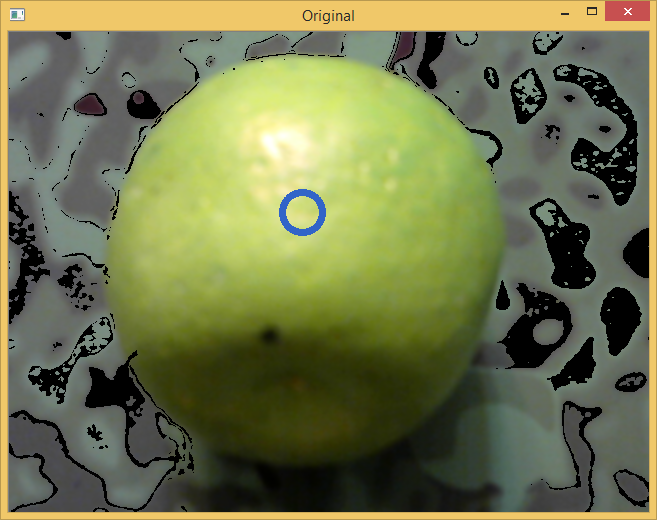
//> input picture ITMO/master86/master86/master86/pictures/green.png, 657 x 520 px, given in place of the camera
$ ./Main   (built with g++ and OpenCV 4)
//> lines starting //> are read from the running program, lines starting //| are printed output that depends on the picture; after the words box and inside, x2 and y2 are one past the last pixel; in counts of white or black regions, pixels touching at a corner belong together

#include "opencv2/video/tracking.hpp"
#include "opencv2/imgproc.hpp"
#include "opencv2/videoio.hpp"
#include "opencv2/highgui.hpp"
#include <vector>
#include <queue>
#include <iostream>

using namespace cv;
using namespace std;


////
int TestTracker();
////

struct color
{
	// [15 lines left out: functions color, color, color, not called in this run]
	int R, G, B;
};

struct colorPattern
{
	colorPattern(){
		min = max = color();
	}
	// [4 lines left out: function colorPattern, not called in this run]

	color min;
	color max;
};

struct point
{
	// [8 lines left out: functions point, point, not called in this run]
	int x, y;
};

// [114 lines left out: functions matchColor, changeColor, point_to_color, BFS, comp_init, getColorByPoint, not called in this run]

int main()
{

	TestTracker();
	return 0;

	colorPattern cPattern = colorPattern(color(0,0,0), color(50,70,100));
	color newColor = color(100,0,0);

	vector<vector<int>> used;

    Mat_<Vec3b> image;

	VideoCapture cap(0);

	cap >> image;

	comp_init(used,image.cols,image.rows);


	char c = cvWaitKey(20);

	int used_now = 1;

	while(c != 27)
	{
    cap >> image;
		for(int i =1; i < image.rows +1; i++)
		{
			for(int j = 1; j < image.cols+1; j++)
			{
				if(used[i][j] == 0){
				color start_color;
				point start_point;
				start_point.x = j;
				start_point.y = i;
				start_color = point_to_color(image, start_point);

				BFS(image,start_point,used,used_now, cPattern);
					used_now += 1;
				}
			}
		}

		imshow("test", image);

		c = cvWaitKey(100);
	}

    return 0;
}

int TestTracker()
 {
 VideoCapture cap(0); //capture the video from webcam

    if ( !cap.isOpened() )  // if not success, exit program
    {
         cout << "Cannot open the web cam" << endl;
         return -1;
    }

    namedWindow("Control", CV_WINDOW_AUTOSIZE); //create a window called "Control"

  int iLowH = 170;
 int iHighH = 179;

  int iLowS = 150;
 int iHighS = 255;

  int iLowV = 60;
 int iHighV = 255;

  //Create trackbars in "Control" window
 createTrackbar("LowH", "Control", &iLowH, 179); //Hue (0 - 179)
 createTrackbar("HighH", "Control", &iHighH, 179);

  createTrackbar("LowS", "Control", &iLowS, 255); //Saturation (0 - 255)
 createTrackbar("HighS", "Control", &iHighS, 255);

  createTrackbar("LowV", "Control", &iLowV, 255);//Value (0 - 255)
 createTrackbar("HighV", "Control", &iHighV, 255);

  int iLastX = -1;
 int iLastY = -1;

  //Capture a temporary image from the camera
 Mat imgTmp;
 cap.read(imgTmp);
//> imgTmp is the input picture: 520 rows x 657 cols, CV_8UC3; mean B, G, R 77.1, 118.3, 113.5

  //Create a black image with the size as the camera output
 Mat imgLines = Mat::zeros( imgTmp.size(), CV_8UC3 );;


    while (true)
    {
        Mat imgOriginal;

        bool bSuccess = cap.read(imgOriginal); // read a new frame from video


         if (!bSuccess) //if not success, break loop
        {
             cout << "Cannot read a frame from video stream" << endl;
             break;
        }

   // Mat imgHSV;

  // cvtColor(imgOriginal, imgHSV, COLOR_BGR2HSV); //Convert the captured frame from BGR to HSV

  Mat imgThresholded;
  Mat imgWhite;

  inRange(imgOriginal, Scalar(0, 0, 0), Scalar(0, 60, 0), imgWhite);
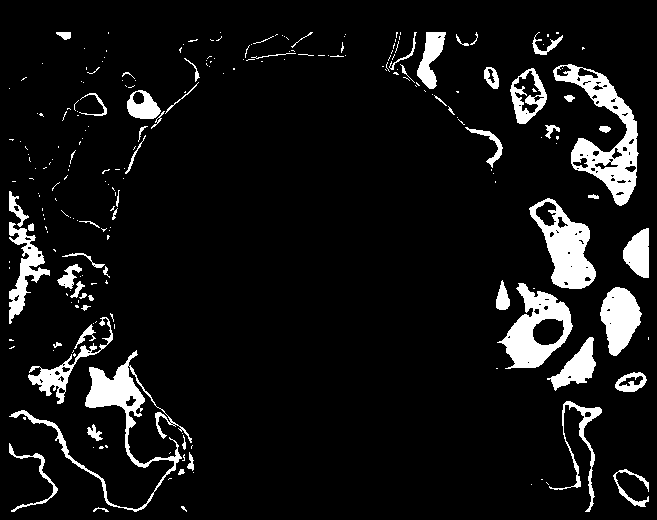
//> imgWhite: 520 rows x 657 cols, CV_8UC1; 8.2% white; 237 white regions (176 under 20 px), largest, box (x1, y1, x2, y2) and area: (553, 64, 639, 206) 3959, (9, 350, 192, 512) 3395, (497, 283, 573, 369) 2914

  Mat imgBlack(imgOriginal.size(), CV_8UC3, Scalar(0));
  imgBlack.copyTo(imgOriginal, imgWhite);
  //inRange(imgHSV, Scalar(iLowH, iLowS, iLowV), Scalar(iHighH, iHighS, iHighV), imgThresholded); //Threshold the image


  inRange(imgOriginal, Scalar(8, 0, 0), Scalar(90, 24, 255), imgThresholded); //Threshold the image color red
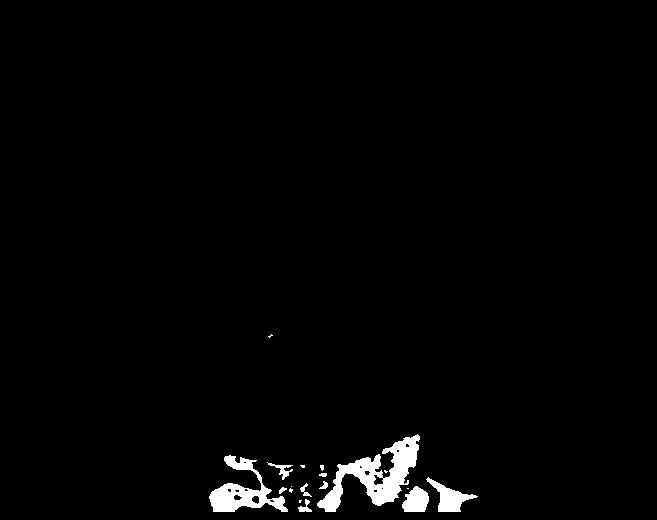
//> imgThresholded: 520 rows x 657 cols, CV_8UC1; 1.8% white; 18 white regions (8 under 20 px), largest, box (x1, y1, x2, y2) and area: (317, 434, 420, 512) 2885, (209, 455, 288, 512) 1703, (426, 477, 478, 512) 681
  //inRange(imgOriginal, Scalar(0, 0, 0), Scalar(50, 10, 50), imgThresholded); //Threshold the image color red

  //morphological opening (removes small objects from the foreground)
  erode(imgThresholded, imgThresholded, getStructuringElement(MORPH_ELLIPSE, Size(5, 5)) );
  dilate( imgThresholded, imgThresholded, getStructuringElement(MORPH_ELLIPSE, Size(5, 5)) );

   //morphological closing (removes small holes from the foreground)
  dilate( imgThresholded, imgThresholded, getStructuringElement(MORPH_ELLIPSE, Size(5, 5)) );
  erode(imgThresholded, imgThresholded, getStructuringElement(MORPH_ELLIPSE, Size(5, 5)) );
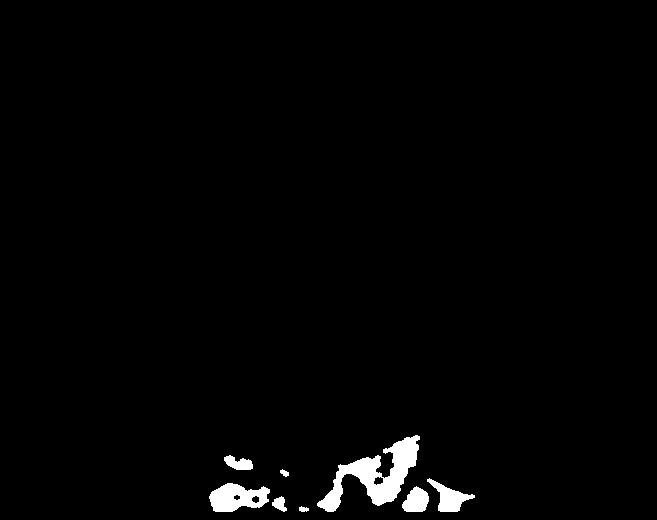
//> imgThresholded: 520 rows x 657 cols, CV_8UC1; 1.7% white; 8 white regions, largest, box (x1, y1, x2, y2) and area: (317, 435, 420, 512) 2880, (209, 483, 270, 512) 1181, (427, 478, 475, 512) 667

   //Calculate the moments of the thresholded image
  Moments oMoments = moments(imgThresholded);
//> oMoments = moments, m00 1462680, centre m10/m00, m01/m00 = (348.7, 484.6)

   double dM01 = oMoments.m01;
//> dM01 = 708756690
  double dM10 = oMoments.m10;
//> dM10 = 510076500
  double dArea = oMoments.m00;
//> dArea = 1462680

   // if the area <= 10000, I consider that the there are no object in the image and it's because of the noise, the area is not zero
  if (dArea > 100000)
  {
   //calculate the position of the ball
   int posX = dM10 / dArea;
//> posX = 348
   int posY = dM01 / dArea;
//> posY = 484

   if (iLastX >= 0 && iLastY >= 0 && posX >= 0 && posY >= 0)
   {
    //Draw a red line from the previous point to the current point
    //line(imgLines, Point(posX, posY), Point(iLastX, iLastY), Scalar(0,0,255), 2);
   }

    iLastX = posX;
//> iLastX = 348
   iLastY = posY;
//> iLastY = 484
  }

   imshow("Thresholded Image", imgThresholded); //show the thresholded image

   //imgOriginal = imgOriginal + imgLines;
  imshow("Original", imgOriginal); //show the original image

        if (waitKey(30) == 27) //wait for 'esc' key press for 30ms. If 'esc' key is pressed, break loop
//> the Esc key is pressed
//> (the program exits here)

$ run again, on ITMO/master86/master86/master86/pictures/red.png
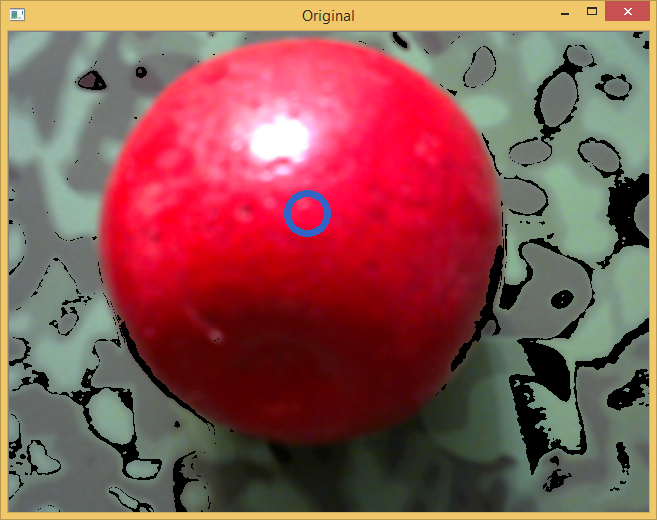
//> input picture ITMO/master86/master86/master86/pictures/red.png, 657 x 520 px, given in place of the camera
//> in TestTracker, imgTmp is the input picture: 520 rows x 657 cols, CV_8UC3; mean B, G, R 81.5, 86.4, 140.1
//> in TestTracker, `inRange(imgOriginal, Scalar(0, 0, 0), Scalar(0, 60, 0), imgWhite);`:
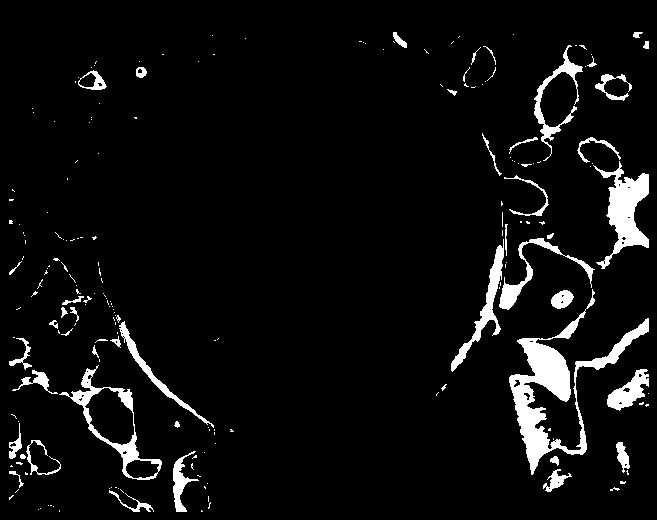
//> imgWhite: 520 rows x 657 cols, CV_8UC1; 5.6% white; 204 white regions (155 under 20 px), largest, box (x1, y1, x2, y2) and area: (509, 289, 649, 475) 5279, (593, 161, 649, 269) 2358, (59, 365, 162, 480) 1599
//> in TestTracker, `erode(imgThresholded, imgThresholded, getStructuringElement(MORPH_ELLI..`:
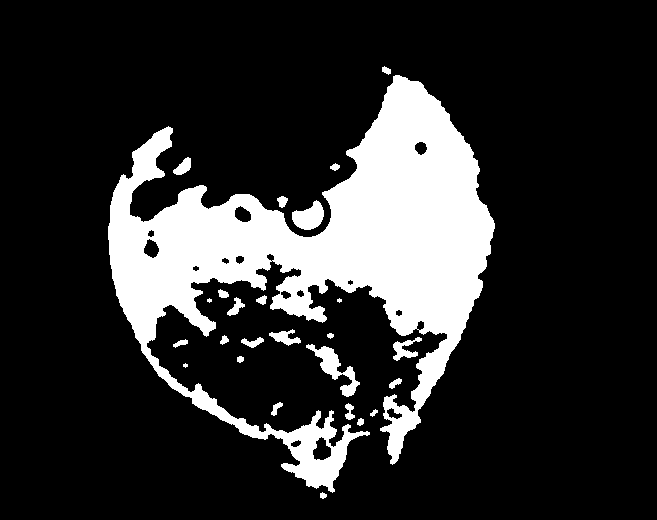
//> imgThresholded: 520 rows x 657 cols, CV_8UC1; 18.1% white; 26 white regions (3 under 20 px), largest, box (x1, y1, x2, y2) and area: (108, 75, 495, 493) 58422, (306, 344, 360, 397) 853, (292, 200, 324, 230) 613
//> oMoments = moments, m00 15775065, centre m10/m00, m01/m00 = (322.9, 257.6)
//> dM01 = 4.06e+09
//> dM10 = 5.09e+09
//> dArea = 15775065
//> posX = 322
//> posY = 257
//> iLastX = 322
//> iLastY = 257

$ run again, on ITMO/master86/master86/master86/pictures/yellow.png
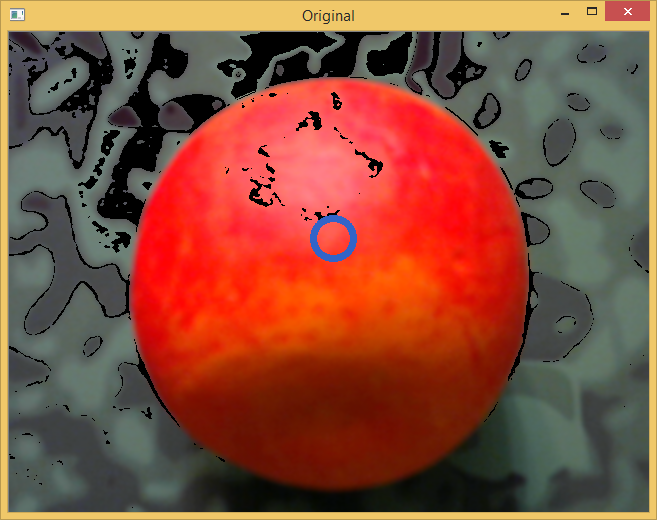
//> input picture ITMO/master86/master86/master86/pictures/yellow.png, 657 x 520 px, given in place of the camera
//> in TestTracker, imgTmp is the input picture: 520 rows x 657 cols, CV_8UC3; mean B, G, R 58.6, 77.6, 136.1
//> in TestTracker, `inRange(imgOriginal, Scalar(0, 0, 0), Scalar(0, 60, 0), imgWhite);`:
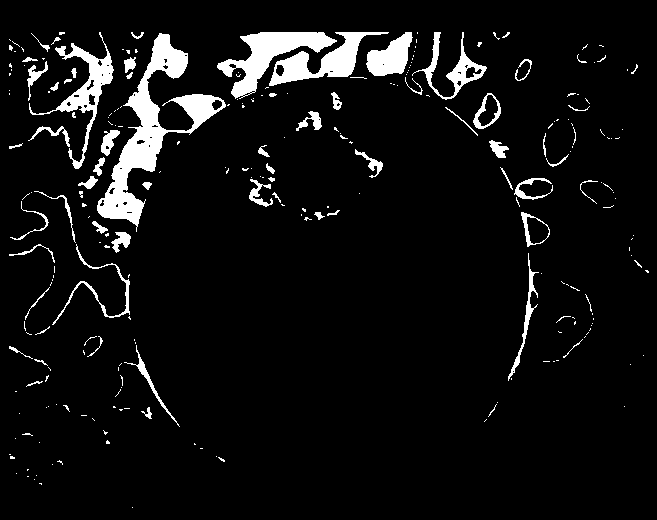
//> imgWhite: 520 rows x 657 cols, CV_8UC1; 6.5% white; 257 white regions (191 under 20 px), largest, box (x1, y1, x2, y2) and area: (97, 33, 226, 232) 5957, (217, 32, 337, 99) 2760, (269, 32, 389, 86) 2145
//> in TestTracker, `erode(imgThresholded, imgThresholded, getStructuringElement(MORPH_ELLI..`:
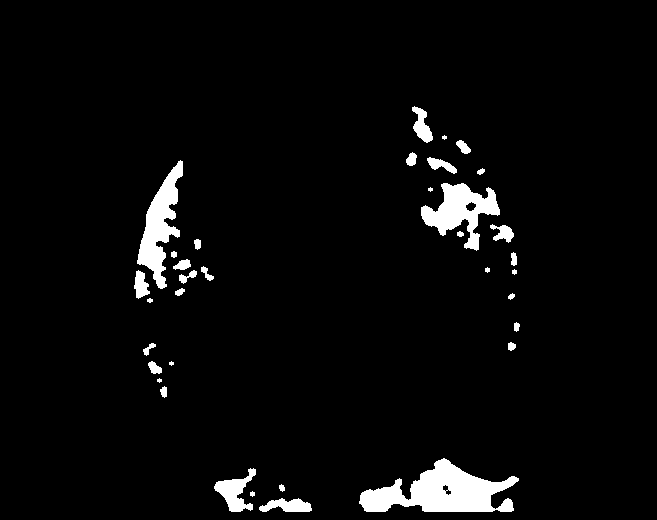
//> imgThresholded: 520 rows x 657 cols, CV_8UC1; 3.9% white; 35 white regions (4 under 20 px), largest, box (x1, y1, x2, y2) and area: (359, 458, 519, 512) 4576, (137, 160, 183, 289) 2487, (421, 183, 500, 251) 2423
//> oMoments = moments, m00 3413940, centre m10/m00, m01/m00 = (353.3, 343.5)
//> dM01 = 1.17e+09
//> dM10 = 1.21e+09
//> dArea = 3413940
//> posX = 353
//> posY = 343
//> iLastX = 353
//> iLastY = 343
